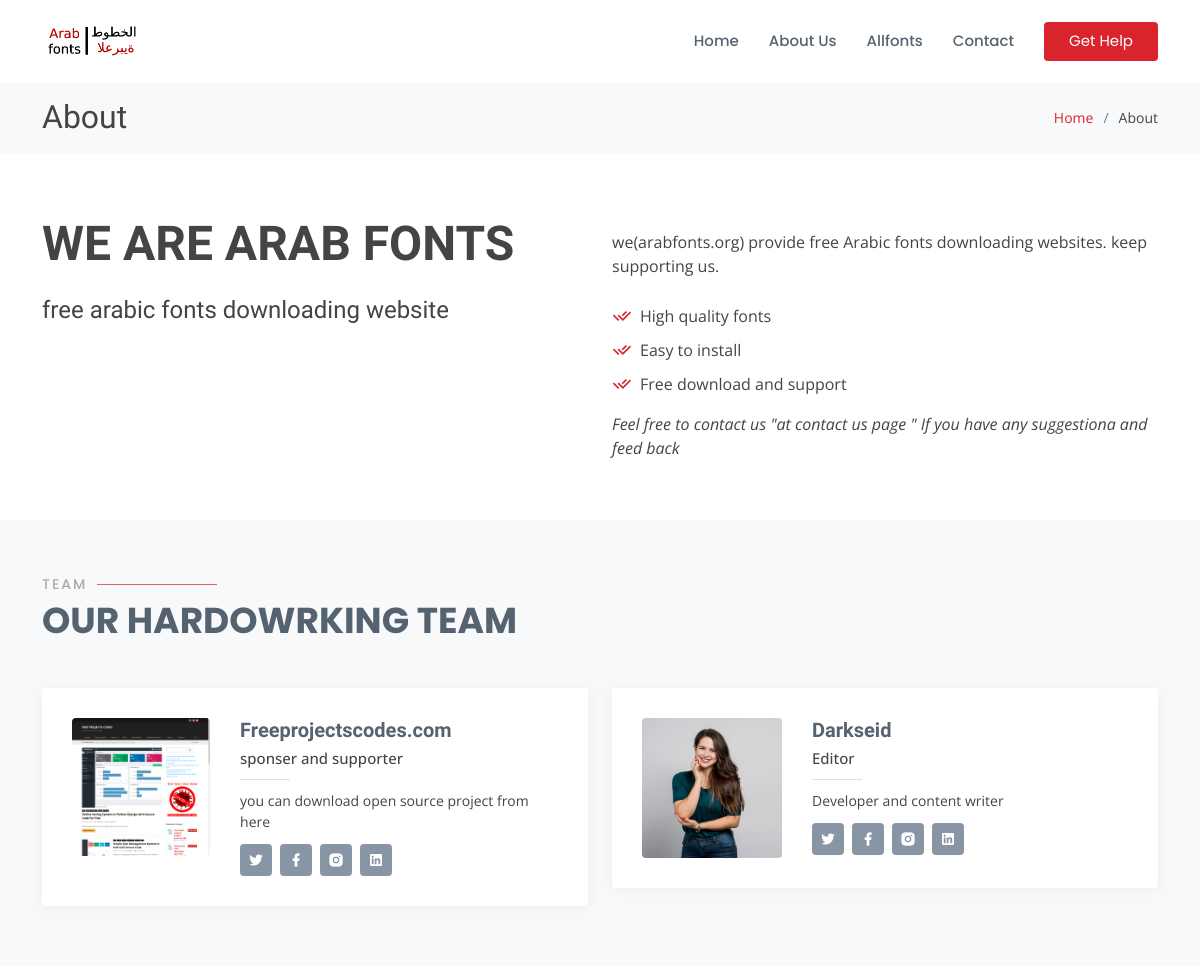
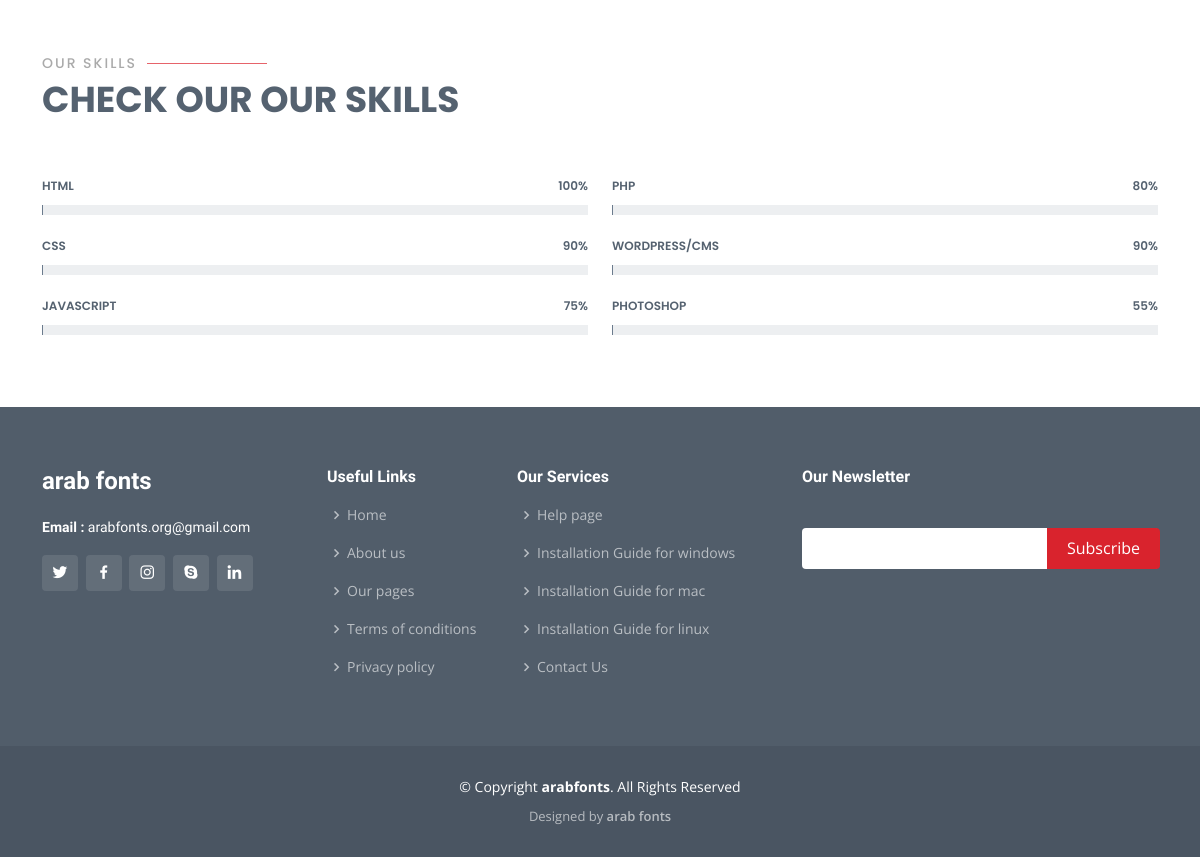
The app's page /aboutus with its own data (2 pictures, top to bottom).
### home/models.py (models this page shows, shortened)
class Modification(models.Model):
    websitename = models.CharField(max_length=50)
    ouremail = models.EmailField()
    copyright = models.CharField(max_length=100)
    logo = models.ImageField(upload_to='websiteimages')
    websitediscription = FroalaField()
    favicon = models.ImageField()

class Pages(models.Model):
    aboutus = FroalaField()
    privacypolicy = FroalaField()
    termsandcondition = FroalaField()
    ourpages = FroalaField()

### home/views.py (the view)
# urls.py: path('aboutus' , aboutus , name="aboutus"),
def aboutus(request):
    websitedata = Modification.objects.latest('websitename', 'websitediscription', 'ouremail', 'copyright', 'logo', 'favicon' )
    discription = Pages.objects.latest('aboutus')
    context = {'discription': discription, 'websitedata': websitedata,}
    return render(request, 'aboutus.html', context)

### templates/aboutus.html (shortened to what this page needs)
{% extends 'base.html' %}
{% block content %}
{% load static %}
</header>
  <main id="main">
    <section id="breadcrumbs" class="breadcrumbs">
      <div class="container">
        <div class="d-flex justify-content-between align-items-center">
          <h2>About</h2>
          <ol>
            <li><a href="/">Home</a></li>
            <li>About</li>
          </ol>
        </div>
      </div>
    </section>
    <section id="about" class="about">
      <div class="container">
        <div class="row content">
          <div class="col-lg-6">
            <h2>we are arab fonts</h2>
            <h3>free arabic fonts downloading website</h3>
          </div>
          <div class="col-lg-6 pt-4 pt-lg-0">
            <p>
              {{ discription.aboutus|safe }}
            </p>
            <ul>
              <li><i class="ri-check-double-line"></i> High quality fonts</li>
              <li><i class="ri-check-double-line"></i> Easy to install</li>
              <li><i class="ri-check-double-line"></i>Free download and support</li>
            </ul>
            <p class="fst-italic">
              Feel free to contact us "at contact us page " If you have any suggestiona and feed back
            </p>
          </div>
        </div>
      </div>
    </section>
    <section id="team" class="team section-bg">
      <div class="container">
        <div class="section-title">
          <h2>Team</h2>
          <p>Our Hardowrking Team</p>
        </div>
        <div class="row">
          <div class="col-lg-6">
            <div class="member d-flex align-items-start">
              <div class="pic"><img src="{% static 'assets/img/team/supporter.png' %}" class="img-fluid" alt=""></div>
              <div class="member-info">
                <h4>Freeprojectscodes.com</h4>
                <span>sponser and supporter</span>
                <p>you can download open source project from here</p>
                <div class="social">
                  <a href=""><i class="ri-twitter-fill"></i></a>
                  <a href=""><i class="ri-facebook-fill"></i></a>
                  <a href=""><i class="ri-instagram-fill"></i></a>
                  <a href=""> <i class="ri-linkedin-box-fill"></i> </a>
                </div>
              </div>
            </div>
          </div>
          <div class="col-lg-6 mt-4 mt-lg-0">
            <div class="member d-flex align-items-start">
              <div class="pic"><img src="{% static 'assets/img/team/team-2.jpg' %}" class="img-fluid" alt=""></div>
              <div class="member-info">
                <h4>Darkseid</h4>
                <span>Editor</span>
                <p>Developer and content writer</p>
                <div class="social">
                  <a href=""><i class="ri-twitter-fill"></i></a>
                  <a href=""><i class="ri-facebook-fill"></i></a>
                  <a href=""><i class="ri-instagram-fill"></i></a>
                  <a href=""> <i class="ri-linkedin-box-fill"></i> </a>
                </div>
              </div>
            </div>
          </div>
        </div>
      </div>
    </section>
    <section id="skills" class="skills">
      <div class="container">
        <div class="section-title">
          <h2>Our Skills</h2>
          <p>Check our Our Skills</p>
        </div>
        <div class="row skills-content">
          <div class="col-lg-6">
            <div class="progress">
              <span class="skill">HTML <i class="val">100%</i></span>
              <div class="progress-bar-wrap">
              </div>
            </div>
            <div class="progress">
              <span class="skill">CSS <i class="val">90%</i></span>
              <div class="progress-bar-wrap">
              </div>
            </div>
            <div class="progress">
              <span class="skill">JavaScript <i class="val">75%</i></span>
              <div class="progress-bar-wrap">
              </div>
            </div>
          </div>
          <div class="col-lg-6">
            <div class="progress">
              <span class="skill">PHP <i class="val">80%</i></span>
              <div class="progress-bar-wrap">
              </div>
            </div>
            <div class="progress">
              <span class="skill">WordPress/CMS <i class="val">90%</i></span>
              <div class="progress-bar-wrap">
              </div>
            </div>
            <div class="progress">
              <span class="skill">Photoshop <i class="val">55%</i></span>
              <div class="progress-bar-wrap">
              </div>
            </div>
          </div>
        </div>
      </div>
    </section>
  </main>
 {% endblock %}

### templates/header.html (shortened to what this page needs)
{% load static %}
<!DOCTYPE html>
<html lang="en">
<head>
  <link href="{% static 'assets/vendor/animate.css/animate.min.css' %}" rel="stylesheet">
  <link href="{% static 'assets/vendor/bootstrap/css/bootstrap.min.css' %}" rel="stylesheet">
  <link href="{% static 'assets/vendor/bootstrap-icons/bootstrap-icons.css' %}" rel="stylesheet">
  <link href="{% static 'assets/vendor/boxicons/css/boxicons.min.css' %}" rel="stylesheet">
  <link href="{% static 'assets/vendor/glightbox/css/glightbox.min.css' %}" rel="stylesheet">
  <link href="{% static 'assets/vendor/remixicon/remixicon.css' %}" rel="stylesheet">
  <link href="{% static 'assets/vendor/swiper/swiper-bundle.min.css' %}" rel="stylesheet">
  <link href="{% static 'assets/css/style.css' %}" rel="stylesheet">
</head>
<body>
    <header id="header" class="fixed-top d-flex align-items-center">
      <div class="container d-flex align-items-center">
        <a href="/" class="logo me-auto"><img src="/static/{{websitedata.logo}}" alt="" class="img-fluid"></a>
        <nav id="navbar" class="navbar">
          <ul>
            <li><a href="/">Home</a></li>
            <li><a href="/aboutus">About Us</a></li>
            <li><a href="/allfonts">Allfonts</a></li>
            <li><a href="/contact">Contact</a></li>
            <li><a href="/help" class="getstarted">Get Help</a></li>
          </ul>
        </nav>
      </div>

### templates/footer.html (shortened to what this page needs)
{% load static %}
 <footer id="footer">
  <div class="footer-top">
    <div class="container">
      <div class="row">
        <div class="col-lg-3 col-md-6">
          <div class="footer-info">
            <h3>{{ websitedata.websitename }}</h3>
             <p>
              <strong>Email : </strong>{{websitedata.ouremail}}<br>
            </p>
            <div class="social-links mt-3">
              <a href="#" class="twitter"><i class="bx bxl-twitter"></i></a>
              <a href="#" class="facebook"><i class="bx bxl-facebook"></i></a>
              <a href="#" class="instagram"><i class="bx bxl-instagram"></i></a>
              <a href="#" class="google-plus"><i class="bx bxl-skype"></i></a>
              <a href="#" class="linkedin"><i class="bx bxl-linkedin"></i></a>
            </div>
          </div>
        </div>
        <div class="col-lg-2 col-md-6 footer-links">
          <h4>Useful Links</h4>
          <ul>
            <li><i class="bx bx-chevron-right"></i> <a href="/">Home</a></li>
            <li><i class="bx bx-chevron-right"></i> <a href="/aboutus">About us</a></li>
            <li><i class="bx bx-chevron-right"></i> <a href="/pages">Our pages</a></li>
            <li><i class="bx bx-chevron-right"></i> <a href="/termsandcondition">Terms of conditions</a></li>
            <li><i class="bx bx-chevron-right"></i> <a href="/privacypolicy">Privacy policy</a></li>
          </ul>
        </div>
        <div class="col-lg-3 col-md-6 footer-links">
          <h4>Our Services</h4>
          <ul>
            <li><i class="bx bx-chevron-right"></i> <a href="/help">Help page</a></li>
            <li><i class="bx bx-chevron-right"></i> <a href="/install-fonts-on-windows">Installation Guide for windows </a></li>
            <li><i class="bx bx-chevron-right"></i> <a href="/install-fonts-on-linux">Installation Guide for mac</a></li>
            <li><i class="bx bx-chevron-right"></i> <a href="/install-fonts-on-linux">Installation Guide for linux</a></li>
            <li><i class="bx bx-chevron-right"></i> <a href="/contact">Contact Us</a></li>
          </ul>
        </div>
        <div class="col-lg-4 col-md-6 footer-newsletter">
          <h4>Our Newsletter</h4>
          <form action="" method="post">
            <input type="email" name="email"><input type="submit" value="Subscribe">
          </form>
        </div>
      </div>
    </div>
  </div>
  <div class="container">
    <div class="copyright">
      &copy; Copyright <strong><span> {{ websitedata.copyright }}</span></strong>. All Rights Reserved
    </div>
    <div class="credits">
      Designed by <a href="https://arabfonts.com/">{{ websitedata.websitename }}</a>
    </div>
  </div>
</footer>
</body>
</html>

### records on screen
Modification: logo (picture), websitename "arab fonts", ouremail "arabfonts.org@gmail.com", copyright "arabfonts"
Pages: aboutus "we(arabfonts.org) provide free Arabic fonts downloading websites. keep supporting us."
